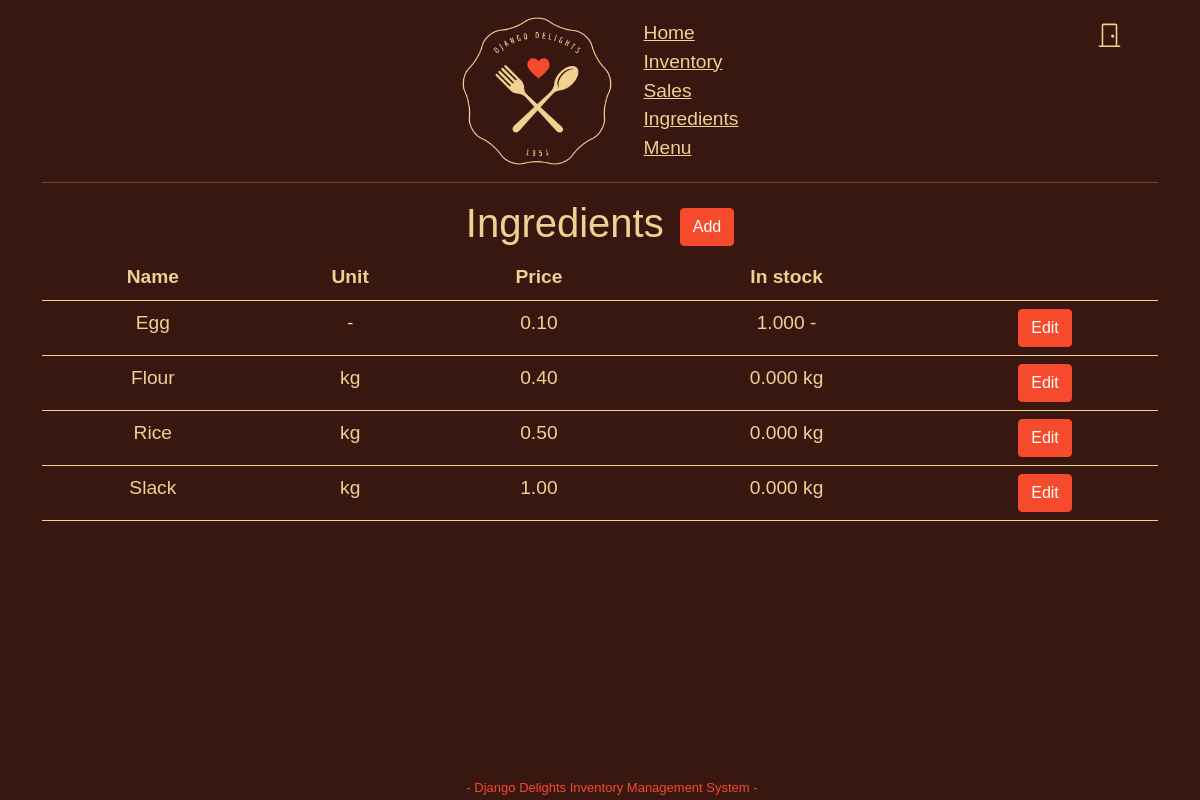
Before: /ingredients/ (signed in) with the older database file.
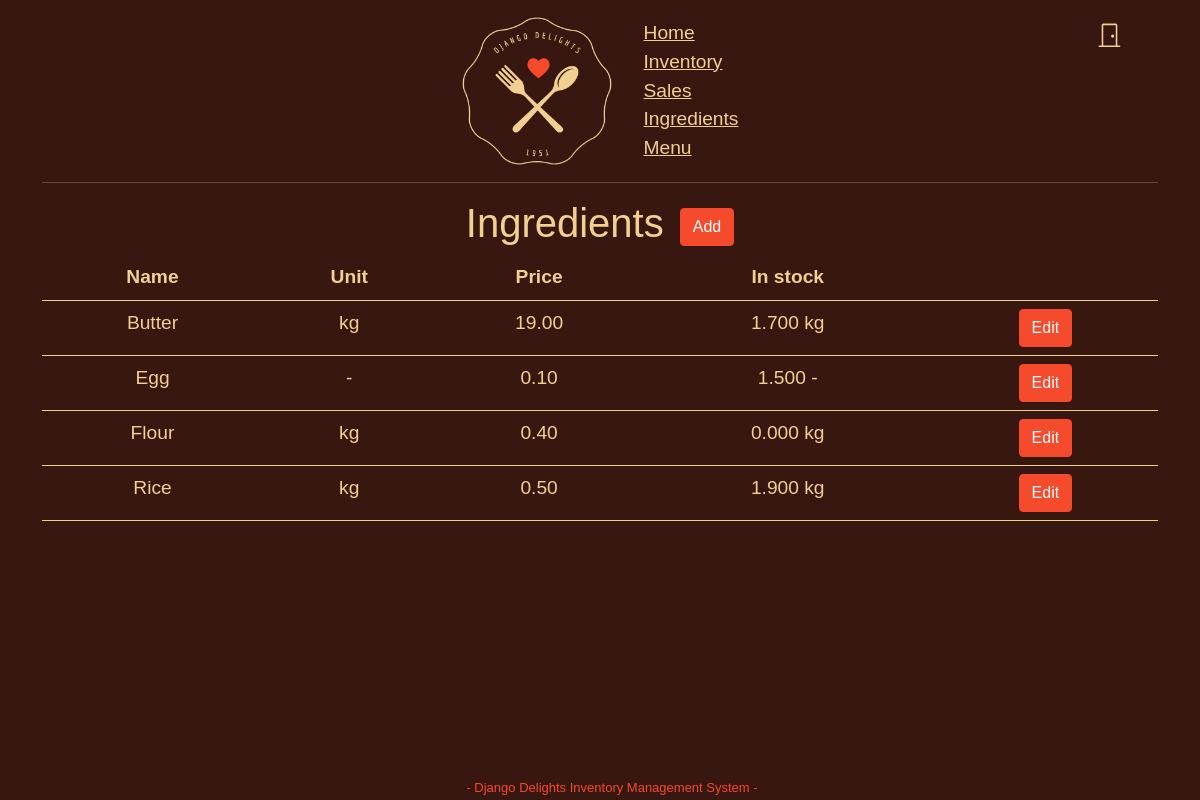
After: the same page with the newer database file.
### inventory/models.py (models this page shows, shortened)
class Ingredient(models.Model):
    name = models.CharField(blank=False, max_length=50, unique=True)
    class Unit(models.TextChoices):
        KILOGRAMS = 'kg', _('kilograms')
        GRAMS = 'g', _('grams')
        LITRES = 'l', _('litres')
        MILLILITRES = 'ml', _('millilitres')
        OUNCES = 'oz', _('ounces')
        POUNDS = 'lb', _('pounds')
        GALLONS = 'gal', _('gallons')
        PACKETS = 'pkt', _('packets')
        UNITS = '-', _('units')
    unit = models.CharField(blank=False, max_length=3, choices=Unit.choices, default=Unit.UNITS)
    in_stock = models.FloatField(default=0)
    price = models.DecimalField(blank=False, max_digits=6, decimal_places=2, validators=[MinValueValidator(limit_value=0.01)])
    class Meta:
        ordering = ['name']

### inventory/views.py (the view)
# urls.py: path('ingredients/', views.Ingredients.as_view(), name='ingredients'),
class Ingredients(LoginRequiredMixin, ListView):
    model = Ingredient
    template_name = 'inventory/ingredients/list.html'

### inventory/templates/inventory/ingredients/list.html (shortened to what this page needs)
{% extends 'base.html' %}
{% block content %}
<div class="addable">
    <h1>Ingredients</h1>
    <a href="{% url 'createingredient' %}"><button class="btn">Add</button></a>
</div>
<table class="table">
    <thead>
        <th>Name</th>
        <th>Unit</th>
        <th>Price</th>
        <th>In stock</th>
        <th></th>
    </thead>
    <tbody>
        {% for ingredient in object_list %}
            <tr>
                <td>{{ ingredient.name | capfirst }}</td>
                <td>{{ ingredient.unit }}</td>
                <td>{{ ingredient.price }}</td>
                <td>{{ ingredient.in_stock | floatformat:3 }} {{ ingredient.unit }}</td>
                <td><a href="{% url 'updateingredient' ingredient.id %}"><button class="btn">Edit</button></a></td>
            </tr>
        {% endfor %}
    </tbody>
</table>
{% endblock %}

Changed rows visible on the page:
removed Ingredient: name "Slack", unit "kg", price "1.00", in_stock "0.000"
added Ingredient: name "Butter", unit "kg", price "19.00", in_stock "1.700"
changed Ingredient "Egg": in_stock "1.000" → "1.500"
changed Ingredient "Rice": in_stock "0.000" → "1.900"
